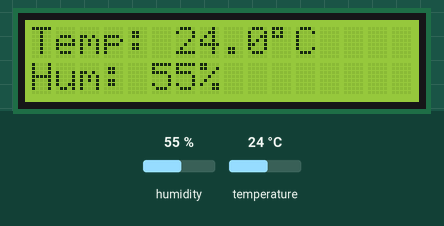
The sketch below on a simulated Arduino Uno, built with avr-gcc and run on an emulated ATmega328P. Shown: 16×2 character LCD. Inputs (shaded band) come from the test bench; at power-on: humidity 55 %, temperature 24 °C.

Above: at 1.2 s.
1.3 s: humidity set to 22 %
At 3.4 s:
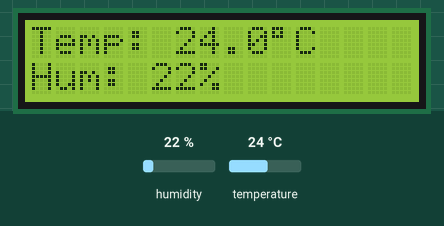
4.1 s: temperature set to 12 °C
At 5.2 s:
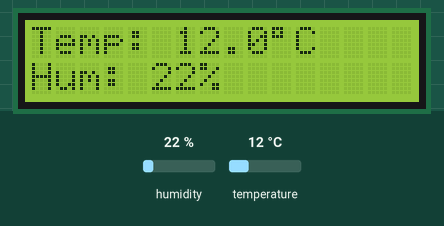
6.9 s: humidity set to 40 %
At 9.7 s:
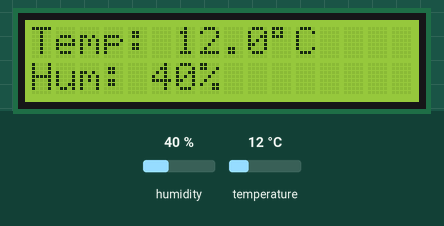
10.0 s: temperature set to 19 °C
At 11.7 s:
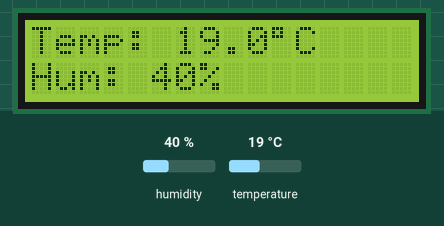
Timing chart, 0 to 13.2 s (numbered marks = the images above; inputs shaded):
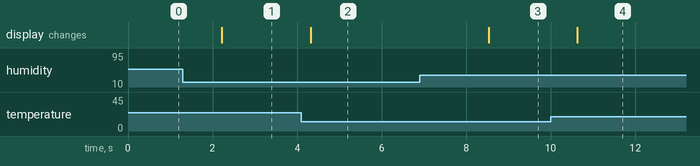

Measured:
- after the input at 1.3 s, the display: changes after 0.91 s (image 1)
- after the input at 4.1 s, the display: changes after 0.22 s (image 2)
- after the input at 6.9 s, the display: changes after 1.6 s (image 3)
- after the input at 10.0 s, the display: changes after 0.63 s (image 4)

The sketch:

14.LCD.ino
```cpp
#include <LCD_I2C.h>
#include <DHT.h>

#define DHTPIN 2
#define DHTTYPE DHT11

LCD_I2C lcd(0x27, 16, 2);
DHT dht(DHTPIN, DHTTYPE);

void setup()
{
    lcd.begin();
    lcd.backlight();
    dht.begin();
}

void loop()
{
    lcd.setCursor(0, 0);
    lcd.print("Temp: ");
    lcd.print(dht.readTemperature(), 1);
    lcd.print(char(223));
    lcd.print("C");
    lcd.setCursor(0, 1);
    lcd.print("Hum: ");
    lcd.print(dht.readHumidity(), 0);
    lcd.print("%");
    delay(500);
}
```
